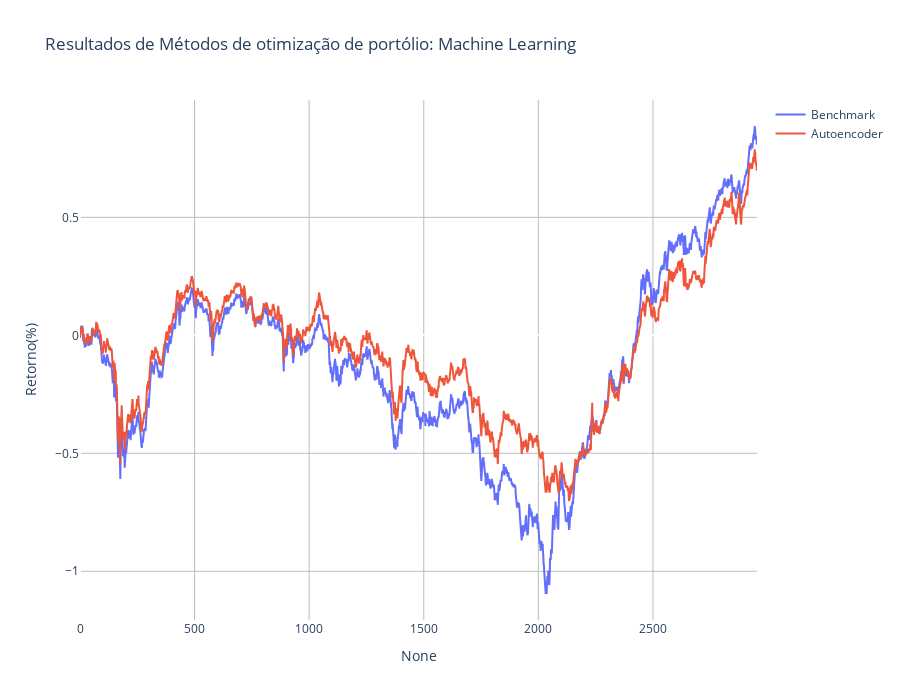

The cell this chart's notebook holds for it:
### Code cell
df_eqt = pd.DataFrame({"Benchmark":np.array(result_equal_vis).cumsum(),
                        "Autoencoder":np.array(result_ae_vis).cumsum()})


df_eqt["x"] = df_eqt.index
df_eqt

ploty_basic(df_eqt,"x",["Benchmark","Autoencoder"],title="Resultados de Métodos de otimização de portólio: Machine Learning",y_title="Retorno(%)")
#ploty_basic(df_eqt,"x",["Benchmark","MinVar","MaxReturn","MaxSharpe","MaxDecorr"],title="Resultados de Métodos de otimização de portólio",y_title="Retorno(%)")

### Figure 1 — Plotly figure (JSON) as saved in the notebook; plotly's stock layout.template omitted (floating-point values rounded to 4 significant figures; data arrays with more than 128 entries replaced by an {"elided": "..."} marker saying what was removed)
{"data": [{"mode": "lines", "name": "Benchmark", "type": "scatter", "x": {"elided": "2955 int values"}, "y": {"elided": "2955 float values"}, "yaxis": "y"}, {"mode": "lines", "name": "Autoencoder", "type": "scatter", "x": {"elided": "2955 int values"}, "y": {"elided": "2955 float values"}, "yaxis": "y"}], "layout": {"height": 700, "plot_bgcolor": "white", "title": {"text": "Resultados de Métodos de otimização de portólio: Machine Learning"}, "width": 900, "xaxis": {"gridcolor": "#bdbdbd", "showgrid": true, "title": {"text": "None"}}, "yaxis": {"gridcolor": "#bdbdbd", "showgrid": true, "title": {"text": "Retorno(%)"}}}}
